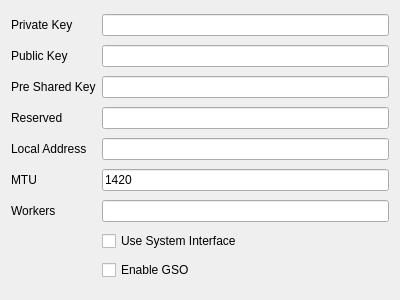
<?xml version="1.0" encoding="UTF-8"?>
<ui version="4.0">
    <class>EditWireguard</class>
    <widget class="QWidget" name="EditWireguard">
        <property name="geometry">
            <rect>
                <x>0</x>
                <y>0</y>
                <width>400</width>
                <height>300</height>
            </rect>
        </property>
        <property name="windowTitle">
            <string>EditWireguard</string>
        </property>
        <layout class="QGridLayout" name="gridLayout">
            <item row="5" column="0">
                <widget class="QLabel" name="reserved_l">
                    <property name="text">
                        <string>Reserved</string>
                    </property>
                </widget>
            </item>
            <item row="6" column="0">
                <widget class="QLabel" name="local_addr_l">
                    <property name="toolTip">
                        <string>&lt;html&gt;&lt;head/&gt;&lt;body&gt;&lt;p&gt;comma seperated list of subnets&lt;/p&gt;&lt;/body&gt;&lt;/html&gt;</string>
                    </property>
                    <property name="text">
                        <string>Local Address</string>
                    </property>
                </widget>
            </item>
            <item row="4" column="0">
                <widget class="QLabel" name="preshared_key_l">
                    <property name="text">
                        <string>Pre Shared Key</string>
                    </property>
                </widget>
            </item>
            <item row="6" column="1">
                <widget class="QLineEdit" name="local_addr"/>
            </item>
            <item row="5" column="1">
                <widget class="QLineEdit" name="reserved"/>
            </item>
            <item row="9" column="1">
                <widget class="QCheckBox" name="sys_ifc">
                    <property name="text">
                        <string>Use System Interface</string>
                    </property>
                </widget>
            </item>
            <item row="10" column="1">
                <widget class="QCheckBox" name="enable_gso">
                    <property name="text">
                        <string>Enable GSO</string>
                    </property>
                </widget>
            </item>
            <item row="3" column="0">
                <widget class="QLabel" name="public_key_l">
                    <property name="text">
                        <string>Public Key</string>
                    </property>
                </widget>
            </item>
            <item row="4" column="1">
                <widget class="QLineEdit" name="preshared_key"/>
            </item>
            <item row="2" column="0">
                <widget class="QLabel" name="private_key_l">
                    <property name="text">
                        <string>Private Key</string>
                    </property>
                </widget>
            </item>
            <item row="3" column="1">
                <widget class="QLineEdit" name="public_key"/>
            </item>
            <item row="2" column="1">
                <widget class="QLineEdit" name="private_key"/>
            </item>
            <item row="7" column="1">
                <widget class="QLineEdit" name="mtu">
                    <property name="text">
                        <string>1420</string>
                    </property>
                </widget>
            </item>
            <item row="7" column="0">
                <widget class="QLabel" name="mtu_l">
                    <property name="text">
                        <string>MTU</string>
                    </property>
                </widget>
            </item>
            <item row="8" column="0">
                <widget class="QLabel" name="workers_l">
                    <property name="text">
                        <string>Workers</string>
                    </property>
                </widget>
            </item>
            <item row="8" column="1">
                <widget class="QLineEdit" name="workers"/>
            </item>
        </layout>
    </widget>
    <resources/>
    <connections/>
</ui>
